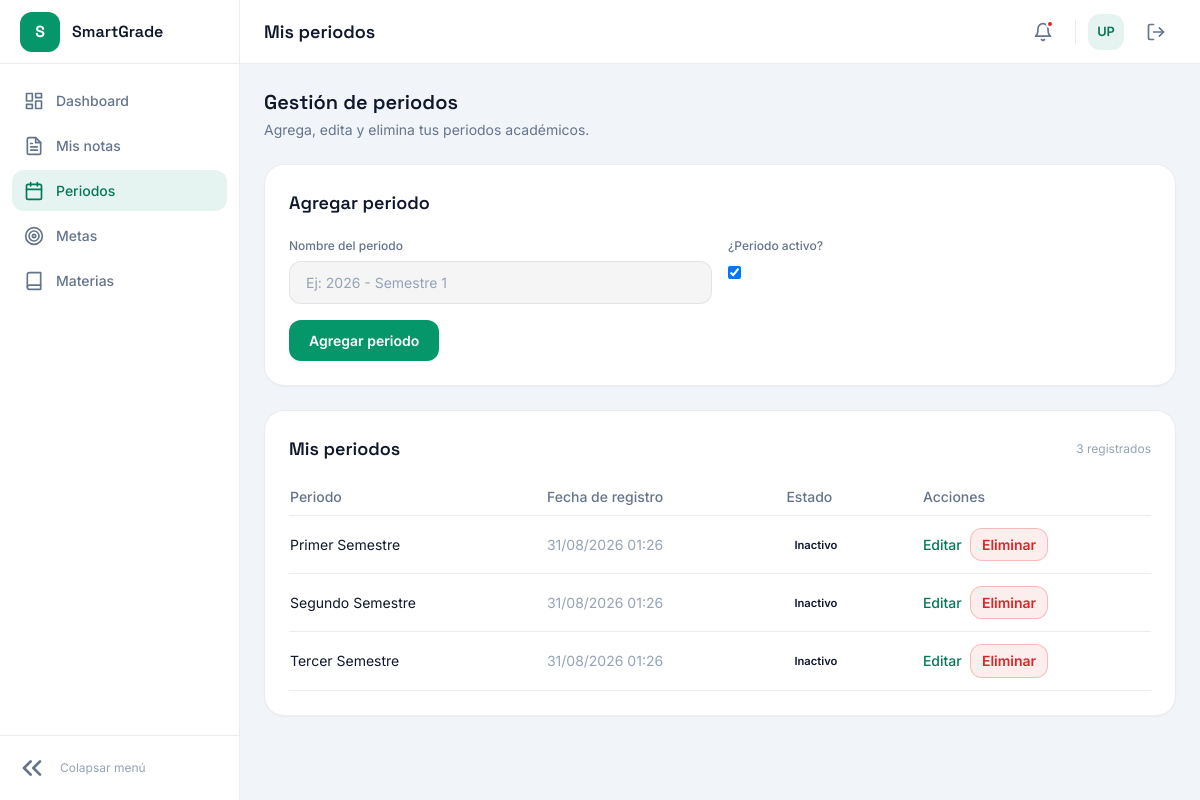
The page /views/terms/index.php (signed in) on the database its author committed.
### tables this page shows
CREATE TABLE IF NOT EXISTS terms (
    id INT AUTO_INCREMENT PRIMARY KEY,
    name VARCHAR(100) NOT NULL,
    user_id INT NOT NULL,
    is_active BOOLEAN DEFAULT FALSE,
    created_at TIMESTAMP DEFAULT CURRENT_TIMESTAMP,
    FOREIGN KEY (user_id) REFERENCES users (id) ON DELETE CASCADE
);

### logic/terms/read.php (called while the page is built, shortened)
<?php
if (!function_exists('getUserTerms')) {
    function getUserTerms(PDO $pdo, int $user_id): array
    {
        $stmt = $pdo->prepare('SELECT id, name, is_active, created_at FROM terms WHERE user_id = :user_id ORDER BY created_at DESC');
        $stmt->execute(['user_id' => $user_id]);
        return $stmt->fetchAll();
    }
}

### views/terms/index.php (the view, shortened to what this page needs)
<?php
require_once __DIR__ . '/../../logic/db.php';
require_once __DIR__ . '/../../logic/terms/read.php';
$user_id = (int) $_SESSION['user_id'];
$old = $_SESSION['terms_old'] ?? ['name' => ''];
$terms = getUserTerms($pdo, $user_id);
?>
<!DOCTYPE html>
<html lang="es">
<head>
    <?php include __DIR__ . '/../header.php'; ?>
</head>
<body>
    <div class="app-shell">
        <?php include __DIR__ . '/../partials/sidebar.php'; ?>
        <div class="main-content">
            <?php include __DIR__ . '/../partials/topbar.php'; ?>
            <main class="p-6 space-y-6">
                <div>
                    <h2 class="font-display text-xl font-semibold text-heading">Gestión de periodos</h2>
                    <p class="text-muted text-sm mt-1">Agrega, edita y elimina tus periodos académicos.</p>
                </div>
                <section class="card p-6">
                    <h3 class="font-display text-lg font-semibold text-heading mb-5">Agregar periodo</h3>
                    <form action="../../logic/terms/create.php" method="POST" class="grid md:grid-cols-2 gap-4" novalidate>
                        <div>
                            <label for="name" class="field-label">Nombre del periodo</label>
                            <input
                                type="text"
                                id="name"
                                name="name"
                                maxlength="100"
                                required
                                placeholder="Ej: 2026 - Semestre 1"
                                value="<?= htmlspecialchars($old['name'], ENT_QUOTES, 'UTF-8') ?>"
                                class="input">
                        </div>
                        <div>
                            <label for="is_active" class="field-label">¿Periodo activo?</label>
                            <input
                                type="checkbox"
                                id="is_active"
                                name="is_active"
                                required
                                checked="<?= isset($old['is_active']) && $old['is_active'] ? 'checked' : '' ?>"
                                class="input">
                        </div>
                        <div class="md:col-span-2">
                            <button type="submit" class="btn btn-primary" style="width: auto;">Agregar periodo</button>
                        </div>
                    </form>
                </section>
                <section class="card p-6">
                    <div class="flex items-center justify-between gap-3 flex-wrap mb-4">
                        <h3 class="font-display text-lg font-semibold text-heading">Mis periodos</h3>
                        <span class="text-xs text-dim"><?= count($terms) ?> registrados</span>
                    </div>
                    <?php if (empty($terms)): ?>
                        <p class="text-sm text-muted">Aún no tienes periodos registrados.</p>
                    <?php else: ?>
                        <div class="overflow-x-auto">
                            <table class="w-full text-sm">
                                <thead>
                                    <tr class="text-left text-muted border-b" style="border-color: var(--color-border);">
                                        <th class="py-2 pr-4 font-medium">Periodo</th>
                                        <th class="py-2 pr-4 font-medium">Fecha de registro</th>
                                        <th class="py-2 font-medium">Estado</th>
                                        <th class="py-2 font-medium">Acciones</th>
                                    </tr>
                                </thead>
                                <tbody>
                                    <?php foreach ($terms as $term): ?>
                                        <tr class="border-b" style="border-color: var(--color-border);">
                                            <td class="py-3 pr-4 text-heading"><?= htmlspecialchars($term['name'], ENT_QUOTES, 'UTF-8') ?></td>
                                            <td class="py-3 pr-4 text-dim"><?= htmlspecialchars(date('d/m/Y H:i', strtotime($term['created_at'])), ENT_QUOTES, 'UTF-8') ?></td>
                                            <td class="py-3 pr-4">
                                                <?php if ($term['is_active']): ?>
                                                    <span class="badge-pill badge-pill-success">Activo</span>
                                                <?php else: ?>
                                                    <span class="badge-pill badge-pill-muted">Inactivo</span>
                                                <?php endif; ?>
                                            <td class="py-3">
                                                <div class="flex items-center gap-2">
                                                    <a href="edit.php?id=<?= (int) $term['id'] ?>" class="text-sm link-accent">Editar</a>
                                                    <form action="../../logic/terms/delete.php" method="POST" onsubmit="return confirm('¿Seguro que deseas eliminar este periodo?');">
                                                        <button type="submit" class="btn btn-danger-ghost" style="padding: 0.35rem 0.7rem;">Eliminar</button>
                                                    </form>
                                                </div>
                                            </td>
                                        </tr>
                                    <?php endforeach; ?>
                                </tbody>
                            </table>
                        </div>
                    <?php endif; ?>
                </section>
            </main>
        </div>
    </div>
</body>
</html>

### views/css/styles.css (style rules this page uses)
:root { --color-bg: #f1f5f9; --color-surface: #ffffff; --color-surface-alt: #f8fafc; --color-border: rgba(15, 23, 42, 0.08); --color-border-focus: var(--color-primary); --color-text: #0f172a; --color-text-muted: #64748b; --color-text-dim: #94a3b8; --color-text-inverse: #ffffff; --color-primary: #059669; --color-primary-hover: #047857; --color-primary-soft: rgba(5, 150, 105, 0.1); --color-danger: #dc2626; --color-danger-border: rgba(220, 38, 38, 0.25); --color-danger-bg: rgba(220, 38, 38, 0.08); --color-success: #059669; --color-success-border: rgba(5, 150, 105, 0.25); --color-success-bg: rgba(5, 150, 105, 0.08); --color-overlay-soft: rgba(15, 23, 42, 0.04); --color-overlay-medium: rgba(15, 23, 42, 0.06); --font-body: "Inter", sans-serif; --font-display: "Space Grotesk", sans-serif; --radius-sm: 0.375rem; --radius-md: 0.5rem; --radius-lg: 0.75rem; --radius-xl: 1rem; --radius-2xl: 1.25rem; --input-padding-y: 0.625rem; --input-padding-x: 1rem; --transition-fast: 150ms ease; }
body { font-family: var(--font-body); background-color: var(--color-bg); color: var(--color-text); }
.font-display { font-family: var(--font-display); }
.card { background-color: var(--color-surface); border: 1px solid var(--color-border); border-radius: var(--radius-2xl); }
.field-label { display: block; font-size: 0.75rem; font-weight: 500; color: var(--color-text-muted); margin-bottom: 0.375rem; }
.input { width: 100%; background-color: var(--color-overlay-soft); border: 1px solid var(--color-border); border-radius: var(--radius-lg); padding: var(--input-padding-y) var(--input-padding-x); font-size: 0.875rem; color: var(--color-text); transition: border-color var(--transition-fast), box-shadow var(--transition-fast); }
.input[type="checkbox"] { width: auto; height: auto; padding: 0; border: none; background-color: transparent; }
.input::placeholder { color: var(--color-text-dim); }
.btn { display: inline-flex; align-items: center; justify-content: center; font-weight: 600; font-size: 0.875rem; border-radius: var(--radius-lg); padding: var(--input-padding-y) 1.25rem; transition: background-color var(--transition-fast), transform var(--transition-fast); cursor: pointer; border: none; }
.btn-primary { background-color: var(--color-primary); color: var(--color-text-inverse); width: 100%; }
.btn-danger-ghost { background-color: var(--color-danger-bg); border: 1px solid var(--color-danger-border); color: var(--color-danger); }
.link-accent { color: var(--color-primary-hover); font-weight: 500; }
.text-muted { color: var(--color-text-muted); }
.text-dim { color: var(--color-text-dim); }
:root { --sidebar-width-expanded: 15rem; --sidebar-width-collapsed: 4.5rem; --topbar-height: 4rem; }
.app-shell { display: flex; min-height: 100vh; background-color: var(--color-bg); }
.main-content { flex: 1; display: flex; flex-direction: column; min-width: 0; }
.badge-pill { display: inline-flex; align-items: center; gap: 0.3rem; font-size: 0.7rem; font-weight: 600; padding: 0.15rem 0.5rem; border-radius: 999px; }
.text-heading { color: var(--color-text); }
.card, .widget-card { box-shadow: 0 1px 2px rgba(15, 23, 42, 0.04); }

### rows shown on the page
terms: name "Primer Semestre", created_at "31/08/2026 01:26", is_active "Inactivo"
terms: name "Segundo Semestre", created_at "31/08/2026 01:26", is_active "Inactivo"
terms: name "Tercer Semestre", created_at "31/08/2026 01:26", is_active "Inactivo"

### other values the page prints
$page_title "Mis periodos"
$initials "UP"
count($terms) "3"
